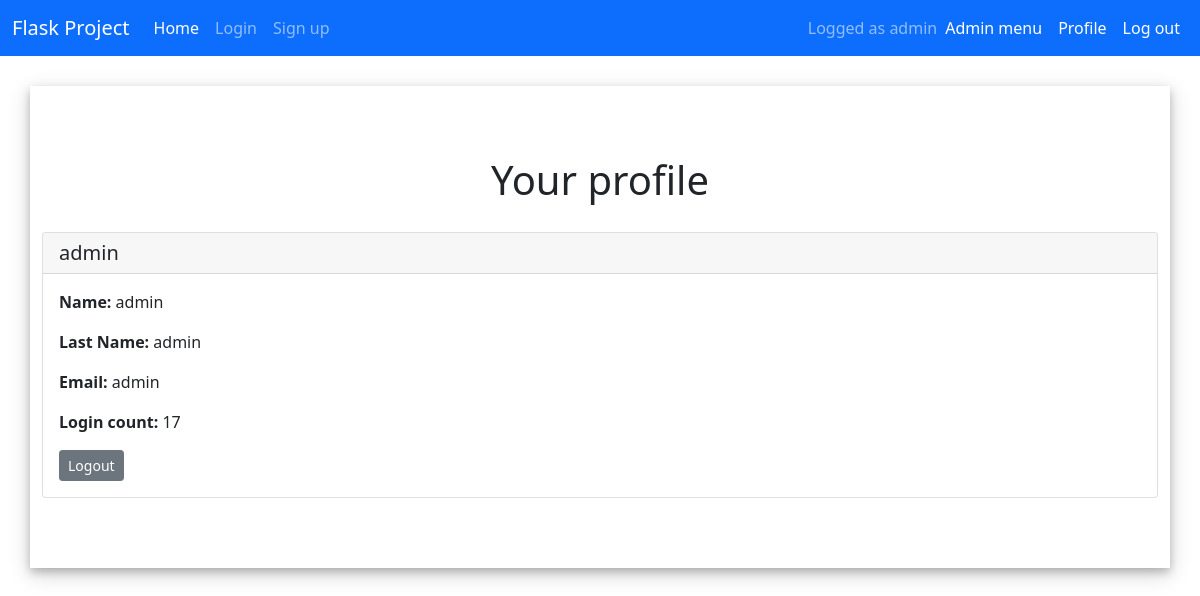
Before: /profile (signed in) with the older database file.
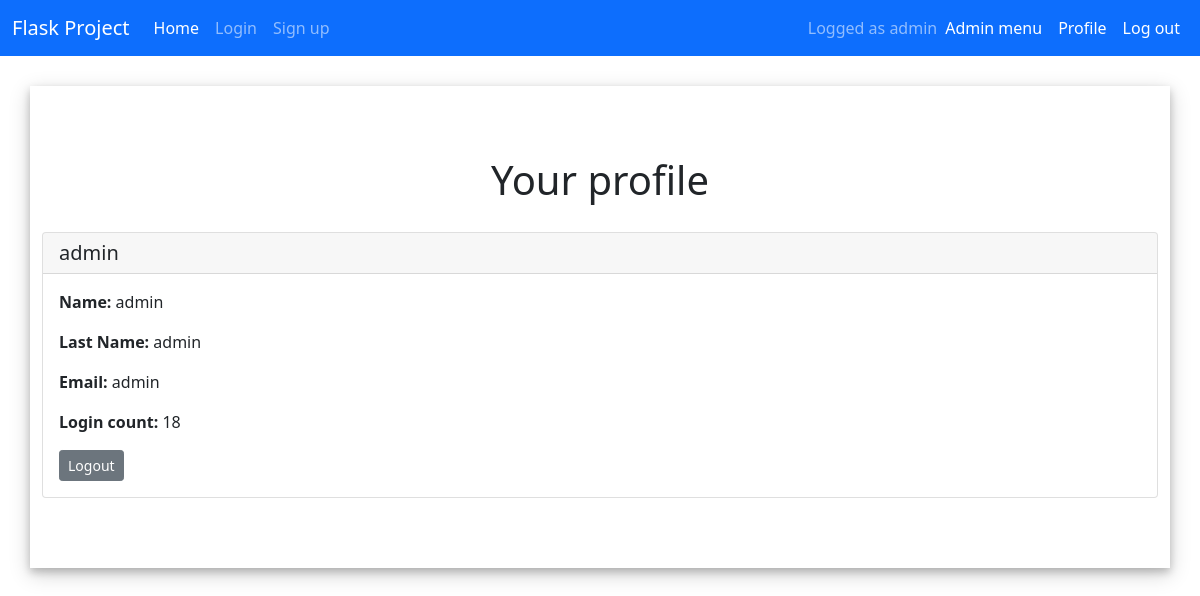
After: the same page with the newer database file.
### app.py (models this page shows)
class User(db.Model, UserMixin):
    id = db.Column(db.Integer, primary_key = True)
    email = db.Column(db.String(30), nullable=False, unique=True)
    name = db.Column(db.String(20), nullable=False)
    last_name = db.Column(db.String(20), nullable=False)
    password = db.Column(db.String(80), nullable=False)
    login_count = db.Column(db.Integer, nullable=False, default=0)
    isAdmin = db.Column(db.Boolean(), nullable=False, default=False)

### app.py (the view)
@app.route('/profile', methods=['GET', 'POST'])
@login_required
def profile():
    user = current_user
    return render_template('profile.html')

### app.py (called while the page is built)
@login_manager.user_loader
def load_user(user_id):
    return User.query.get(int(user_id))

### templates/profile.html
{% extends "base.html" %} {% block title %}profile{% endblock %}
{% block content %}
<h1>Your profile</h1>
<div class="card">
  <h5 class="card-header">{{ current_user.name }}</h5>
  <div class="card-body">
    <p class="card-text"><b>Name:</b> {{ current_user.name }}</p>
    <p class="card-text"><b>Last Name:</b> {{ current_user.last_name }}</p>
    <p class="card-text"><b>Email:</b> {{ current_user.email }}</p>
    <p class="card-text"><b>Login count:</b> {{ current_user.login_count }}</p>
    <a href="{{url_for('logout')}}" class="btn btn-secondary btn-sm">Logout</a>
  </div>
</div>
{% endblock %}

### templates/base.html (shortened to what this page needs)
<!DOCTYPE html>
<html lang="pl">
  <head>
    {% block styles %}
    <link
      rel="stylesheet"
      href="{{url_for('.static', filename='styles/base.css')}}"
    />
    <link
      href="https://cdn.jsdelivr.net/npm/bootstrap@5.1.3/dist/css/bootstrap.min.css"
      rel="stylesheet"
    />
    {% endblock %}
  </head>
  <body>
    <nav class="navbar navbar-expand-lg navbar-dark bg-primary">
      <div class="container-fluid">
        <a class="navbar-brand" href="{{url_for('home')}}">Flask Project</a>
        <div class="collapse navbar-collapse" id="navbarText">
          <ul class="navbar-nav me-auto mb-2 mb-lg-0">
            <li class="nav-item">
              <a
                class="nav-link active"
                aria-current="page"
                href="{{url_for('home')}}"
                >Home</a
              >
            </li>
            <li class="nav-item">
              <a class="nav-link" href="{{url_for('login')}}">Login</a>
            </li>
            <li class="nav-item">
              <a class="nav-link" href="{{url_for('register')}}">Sign up</a>
            </li>
          </ul>
          <span class="navbar-text">
            {% if current_user.is_authenticated %} Logged as {{
            current_user.name }}
            </span>
            {% if current_user.isAdmin == True %}
            <span class="navbar-item">
              <ul class="navbar-nav me-auto mb-2 mb-lg-0">
                <li class="nav-item">
                  <a
                    class="nav-link active"
                    aria-current="page"
                    href="{{url_for('admin')}}"
                    >Admin menu</a
                  >
                </li>
              </ul>
            </span>
            {% endif %}
            <span class="navbar-item">
              <ul class="navbar-nav me-auto mb-2 mb-lg-0">
                <li class="nav-item">
                  <a
                    class="nav-link active"
                    aria-current="page"
                    href="{{url_for('profile')}}"
                    >Profile</a
                  >
                </li>
              </ul>
            </span>
            <span class="navbar-item">
              <ul class="navbar-nav me-auto mb-2 mb-lg-0">
                <li class="nav-item">
                  <a
                    class="nav-link active"
                    aria-current="page"
                    href="{{url_for('logout')}}"
                    >Log out</a
                  >
                </li>
              </ul>
            </span>
            {% else %} Not logged in {% endif %}
        </div>
      </div>
    </nav>
    <div class="container">{% block content %} {% endblock %}</div>
  </body>
</html>

Changed rows visible on the page:
changed User "admin": login_count "17" → "18"
